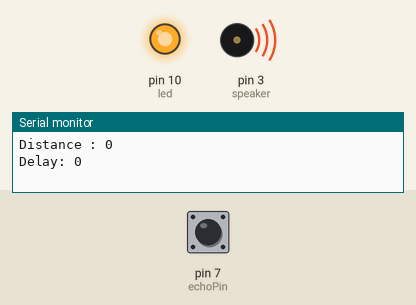
This sketch was run on a simulated Arduino Uno, built for the host (arithmetic inside an expression is 32-bit, double 64-bit). Parts: output pins drawn as LEDs (lit = HIGH), buzzer (waves = sounding), the last lines printed to the serial monitor. The test bench sets the inputs (shaded band); at power-on: pin 7 (echoPin) LOW. Pins used as bus, display or sensor lines are not drawn.

Above: at 1.8 s.
1.9 s: pin 7 (echoPin) pulsed HIGH 2 times (0.12 s each, 0.3 s apart)
At 2.5 s:
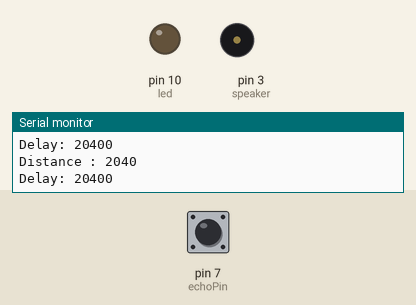
Timing chart, 0 to 11.5 s (numbered marks = the images above; inputs shaded):
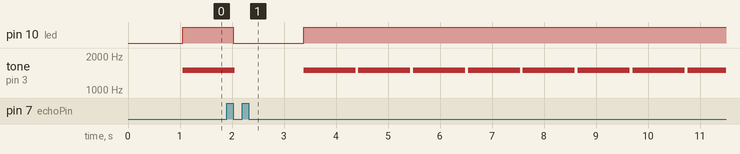

The sketch:

intrusiondetection.ino
```cpp
const int trigPin = 8;
const int echoPin = 7;
const int led = 10;

const int speaker = 3;
//GND - POWER GND
//VCC - VIN
// Trig - 8
// Echo - 7
// LED + - 10
// LED - = GND

long duration;
long distance;

void setup(){
  pinMode(trigPin, OUTPUT);
  pinMode(echoPin, INPUT);
  pinMode(led,OUTPUT);
  pinMode(speaker, OUTPUT);
  Serial.begin(9600);
}

void loop(){
  digitalWrite(trigPin, LOW);
  delay(5);

  digitalWrite(trigPin, HIGH);
  delay(50);
  digitalWrite(trigPin, LOW);

  duration = pulseIn(echoPin, HIGH);
  distance = duration*0.034/2;

  if(distance<10) {
    digitalWrite(led,HIGH);
    tone(speaker, 1000,1000);
    //delay(500);
    tone(speaker, 1500,1000);
    //delay(500);
    tone(speaker, 1000,1000);
    //delay(500);
    tone(speaker, 1500,1000);
    //delay(500);
  } else
  if(distance<50) {
    digitalWrite(led,HIGH);
    tone(speaker, 1000,1000);
    digitalWrite(led,LOW);
    delay(distance*10);
    tone(speaker, 1500,1000);
    digitalWrite(led,HIGH);
    delay(distance*10);
    tone(speaker, 1000,1000);
    digitalWrite(led,LOW);
    delay(distance*10);
    tone(speaker, 1500,1000);
    digitalWrite(led,HIGH);
    delay(distance*10);

    //delayMicroseconds(10);
  }
   else{
    digitalWrite(led, LOW);
  }

  Serial.print("Distance : ");
  Serial.println(distance);
  Serial.print("Delay: ");
  Serial.println(distance*10);
}
```

Measured:
- after the input at 1.9 s, pin 10 (led): HIGH → LOW after 0.12 s, → HIGH 1.4 s later
- by itself, tone on pin 3 (speaker): repeats every 1.1 s: 1500 Hz 1.0 s, silent 0.06 s
